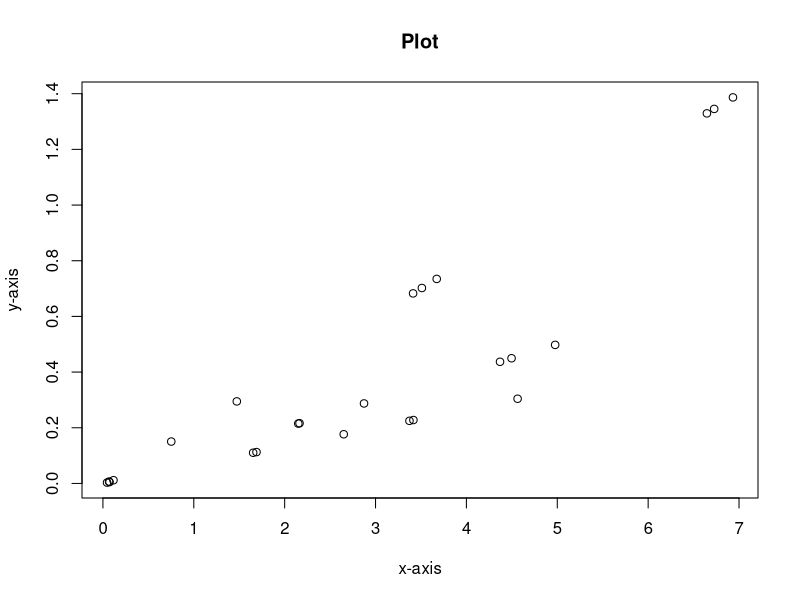
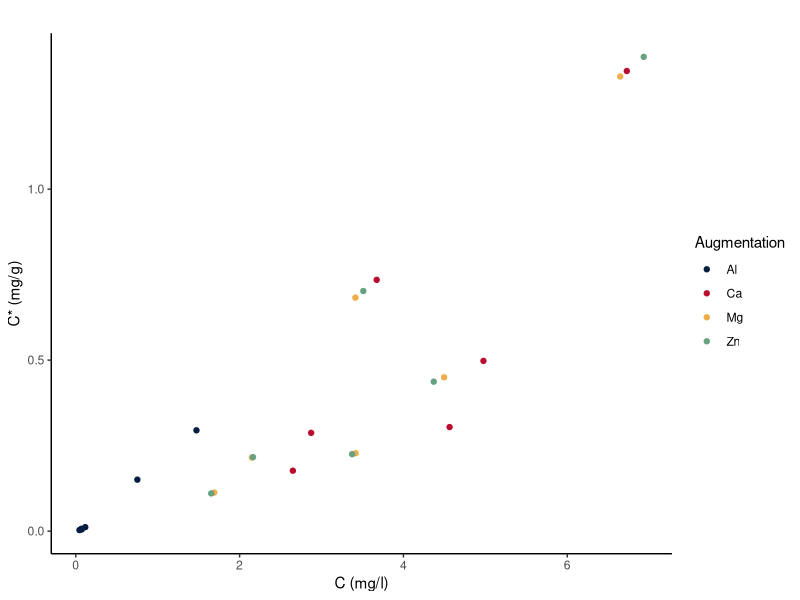

Write R code to recreate these figures, in order.
library(readr)
library(ggplot2)
setwd("/Users/jackhostetler/Desktop")

data <- read_csv('AugmentationData.csv')

print(data)

plot(data$C, data$`C*`,
     xlab = "x-axis",
     ylab = "y-axis",
     main = "Plot"
)
ggplot(data, aes(x=C, y=`C*`)) +
  geom_point(aes(color=Augmentation)) +
  labs(title="",x="C (mg/l)", y="C* (mg/g)") +
  scale_color_manual(values=c('#041e42', '#ba0c2f', '#edae49', '#66a182')) +
  theme_classic()
